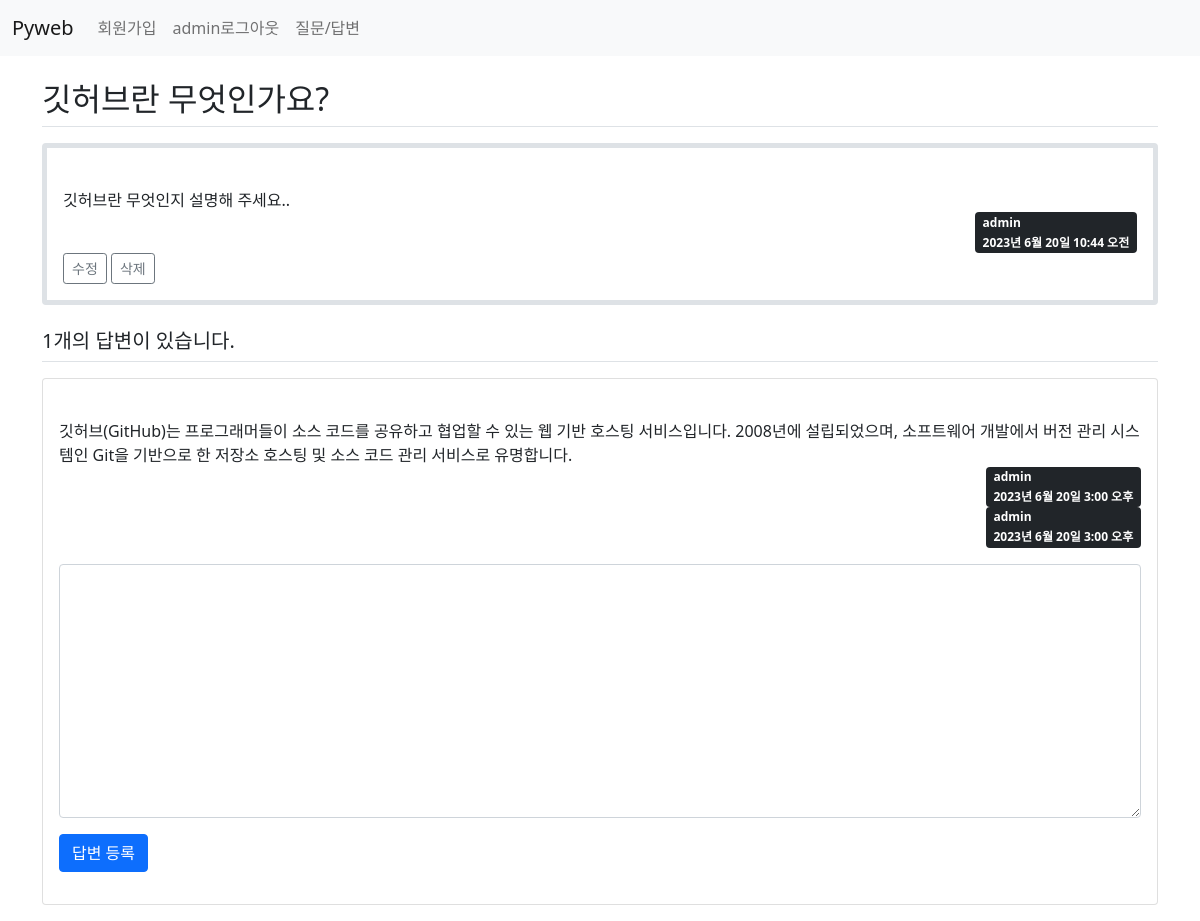
The page /board/3/ (signed in) on the database its author committed.
### board/models.py (models this page shows, shortened)
class Question(models.Model):
    author = models.ForeignKey(User, on_delete=models.CASCADE)
    subject = models.CharField(max_length=200)  #제목
    content = models.TextField()                #질문 내용
    create_date = models.DateTimeField()        #등록일
    modify_date = models.DateTimeField(null=True, blank=True)

class Answer(models.Model):
    author = models.ForeignKey(User, on_delete=models.CASCADE)
    content = models.TextField()  #답변 내용
    create_date = models.DateTimeField()  #등록일
    modify_date = models.DateTimeField(null=True, blank=True)
    question = models.ForeignKey(Question,
                        on_delete=models.CASCADE)   #외래키

### board/views.py (the view)
# urls.py: path('<int:question_id>/', views.detail, name='detail'),
def detail(request, question_id):
    question = get_object_or_404(Question, pk=question_id)
    context = {'question': question}
    return render(request, 'board/detail.html', context)

### templates/board/detail.html (shortened to what this page needs)
{% extends 'base.html' %}
{% block content %}
<div class="container my-3">
    <h2 class="border-bottom py-2">{{ question.subject }}</h2>
    <div class="card my-3 border border-5">
        <div class="card-body">
            <div class="card-text" style="white-space: pre-line">
                {{ question.content }}
            </div>
            <div class="d-flex justify-content-end">
                <div class="badge bg-dark text-start">
                    <div class="mb-2">{{ question.author }}</div>
                    <div>{{ question.create_date }}</div>
                </div>
            </div>
            {% if question.author == request.user %}
            <div>
                <a href="{% url 'board:question_modify' question.id %}"
                   class="btn btn-sm btn-outline-secondary">수정</a>
                <a href="#"
                   data-uri="{% url 'board:question_delete' question.id %}"
                   class="delete btn btn-sm btn-outline-secondary">삭제</a>
            </div>
            {% endif %}
        </div>
    </div>
    <h5 class="border-bottom my-3 py-2">
        {{ question.answer_set.count }}개의 답변이 있습니다.
    </h5>
    <div>
        {% for answer in question.answer_set.all %}
        <div class="card my-3">
            <div class="card-body">
                <div class="card-text" style="white-space: pre-line">
                    {{ answer.content }}
                </div>
                <div class="d-flex justify-content-end">
                <div class="badge bg-dark text-start">
                    <div class="mb-2">{{ answer.author }}</div>
                    <div>{{ answer.create_date }}</div>
                </div>
            </div>
            <div class="d-flex justify-content-end">
                <div class="badge bg-dark text-start">
                    <div class="mb-2">{{ answer.author }}</div>
                    <div>{{ answer.create_date }}</div>
                </div>
        </div>
        {% endfor %}
        <form action="{% url 'board:answer_create' question.id %}"
              method="post" class="my-3">
            <div class="form-group">
            <textarea name="content" id="content" rows="10" cols="50"
                      class="form-control mb-3"
                {% if not user.is_authenticated %}disabled{% endif %}></textarea>
            </div>
            <button type="submit" class="btn btn-primary">답변 등록</button>
        </form>
    </div>
</div>
{% endblock %}

### templates/navbar.html (shortened to what this page needs)
<nav class="navbar navbar-expand-lg navbar-light bg-light">
  <div class="container-fluid">
    <a class="navbar-brand" href="/">Pyweb</a>
    <div class="collapse navbar-collapse" id="navbarSupportedContent">
      <ul class="navbar-nav me-auto mb-2 mb-lg-0">
        <li class="nav-item">
          <a class="nav-link" href="{% url 'common:signup' %}">회원가입</a>
        </li>
        <li class="nav-item">
          {% if user.is_authenticated %}
          <a class="nav-link" href="{% url 'common:logout' %}">{{ user.username }}로그아웃</a>
          {% else %}
          <a class="nav-link" href="{% url 'common:login' %}">로그인</a>
          {% endif %}
        </li>
        <li class="nav-item">
          <a class="nav-link" href="{% url 'board:question_list' %}">질문/답변</a>
        </li>
      </ul>
    </div>
  </div>
  </nav>

### rows shown on the page
Question: subject "깃허브란 무엇인가요?", content "깃허브란 무엇인지 설명해 주세요..", author "admin", create_date "2023년 6월 20일 10:44 오전", answer_set.count "1"
Answer: content "깃허브(GitHub)는 프로그래머들이 소스 코드를 공유하고 협업할 수 있는 웹 기반 호스팅 서비스입니다. 2008년에 설립되었으며, 소프트웨어 개발에서 버전 관리 시스템인 Git을 기반으로 한 저장소 호스팅 및 소스 코드 관리 서비스로 유명합니다.", author "admin", create_date "2023년 6월 20일 3:00 오후"

### other values the page prints
{{ user.username }} "admin"
